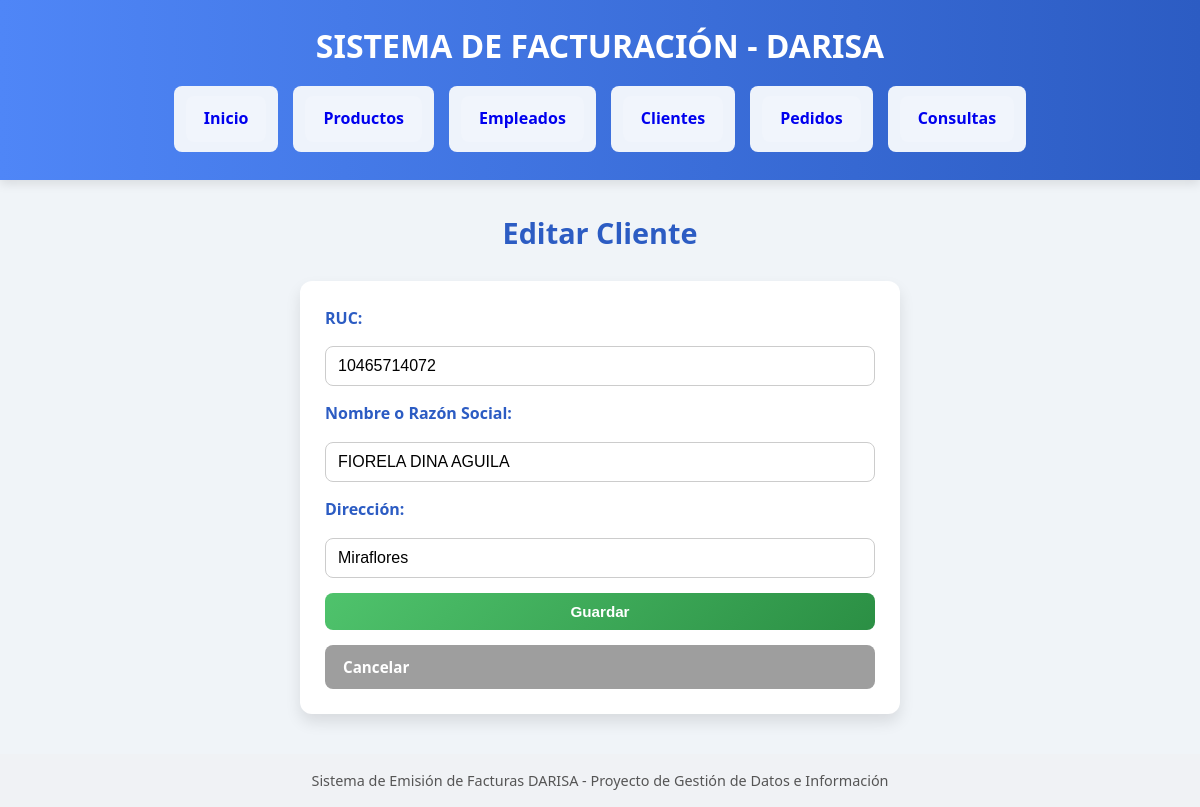
The page /clientes_form.php?ruc=10465714072 on the database its author committed.
### tables this page shows
CREATE TABLE Cliente (
  RUC_Cliente VARCHAR(11) NOT NULL,
  ID_NombreCliente INT NULL,
  ID_DireccionCliente INT NULL,
  PRIMARY KEY (RUC_Cliente),
  FOREIGN KEY (ID_DireccionCliente) REFERENCES Cliente_Direccion(ID_DireccionCliente),
  FOREIGN KEY (ID_NombreCliente) REFERENCES Cliente_Nombre(ID_Nombre_Cliente)
);

CREATE TABLE Cliente_Nombre (
  ID_Nombre_Cliente INT NOT NULL AUTO_INCREMENT,
  Nombre_Cliente VARCHAR(45) NULL,
  PRIMARY KEY (ID_Nombre_Cliente)
);

CREATE TABLE Cliente_Direccion (
  ID_DireccionCliente INT NOT NULL AUTO_INCREMENT,
  Direccion_del_Cliente VARCHAR(100) NULL,
  PRIMARY KEY (ID_DireccionCliente)
);

### clientes_form.php (the view, shortened to what this page needs)
<?php
require_once "conexion.php";
require_once "header.php";
$ruc = isset($_GET['ruc']) ? $_GET['ruc'] : '';
$cliente = [
    'ruc_cliente' => '',
    'nombre_cliente' => '',
    'direccion_del_cliente' => '',
    'ID_NombreCliente' => '',
    'ID_DireccionCliente' => ''
];
$modo = "nuevo";
if ($ruc != '') {
    $stmt = $conexion->prepare("
        SELECT
            c.RUC_Cliente,
            c.ID_NombreCliente,
            c.ID_DireccionCliente,
            cn.nombre_cliente,
            cd.direccion_del_cliente
        FROM Cliente c
        LEFT JOIN Cliente_Nombre cn ON cn.id_nombre_cliente = c.ID_NombreCliente
        LEFT JOIN Cliente_Direccion cd ON cd.id_direccioncliente = c.ID_DireccionCliente
        WHERE c.RUC_Cliente = ?
    ");
    $stmt->bind_param("s", $ruc);
    $stmt->execute();
    $resultado = $stmt->get_result();
    if ($resultado->num_rows > 0) {
        $cliente = $resultado->fetch_assoc();
        $modo = "editar";
    }
}
?>
<section class="contenedor">
    <h2><?php echo ($modo == "nuevo") ? "Nuevo Cliente" : "Editar Cliente"; ?></h2>
    <form action="clientes_guardar.php" method="post" class="formulario">
        <label for="ruc_cliente">RUC:</label>
        <input type="text" name="ruc_cliente" id="ruc_cliente" maxlength="11"
               value="<?php echo htmlspecialchars($cliente['RUC_Cliente'] ?? $cliente['ruc_cliente']); ?>"
               <?php echo ($modo == "editar") ? "readonly" : ""; ?>
               required>
        <label for="nombre_cliente">Nombre o Razón Social:</label>
        <input type="text" name="nombre_cliente" id="nombre_cliente"
               value="<?php echo htmlspecialchars($cliente['nombre_cliente']); ?>" required>
        <label for="direccion_del_cliente">Dirección:</label>
        <input type="text" name="direccion_del_cliente" id="direccion_del_cliente"
               value="<?php echo htmlspecialchars($cliente['direccion_del_cliente']); ?>" required>
        <button type="submit" class="btn btn-guardar">Guardar</button>
        <a class="btn btn-cancelar" href="clientes_listar.php">Cancelar</a>
    </form>
</section>
<?php require_once "footer.php"; ?>

### estilos.css (style rules this page uses)
* { margin: 0; padding: 0; box-sizing: border-box; }
body { font-family: 'Segoe UI', Tahoma, Geneva, Verdana, sans-serif; background: #f0f4f8; color: #333; line-height: 1.6; }
.contenedor { max-width: 1100px; margin: 30px auto; padding: 0 20px; }
h2 { text-align: center; font-size: 1.8em; margin-bottom: 25px; color: #2c5cc3; }
.formulario { background: #fff; padding: 25px; border-radius: 12px; box-shadow: 0 8px 15px rgba(0,0,0,0.1); max-width: 600px; margin: 0 auto 30px auto; display: flex; flex-direction: column; gap: 15px; }
.formulario label { font-weight: 600; color: #2c5cc3; }
.formulario input[type="text"], .formulario input[type="number"], .formulario input[type="email"], .formulario select, .formulario textarea { width: 100%; padding: 10px 12px; border-radius: 8px; border: 1px solid #ccc; font-size: 1em; transition: 0.3s; }
.btn { display: inline-block; padding: 10px 18px; font-size: 0.95em; font-weight: 600; text-decoration: none; color: #fff; border: none; border-radius: 8px; cursor: pointer; transition: all 0.3s ease; }
.btn-guardar { background: linear-gradient(135deg, #4fc36c, #2b8f44); }
.btn-cancelar { background: #9e9e9e; }

### rows shown on the page
cliente: ruc_cliente "10465714072", nombre_cliente "FIORELA DINA AGUILA", direccion_del_cliente "Miraflores"
